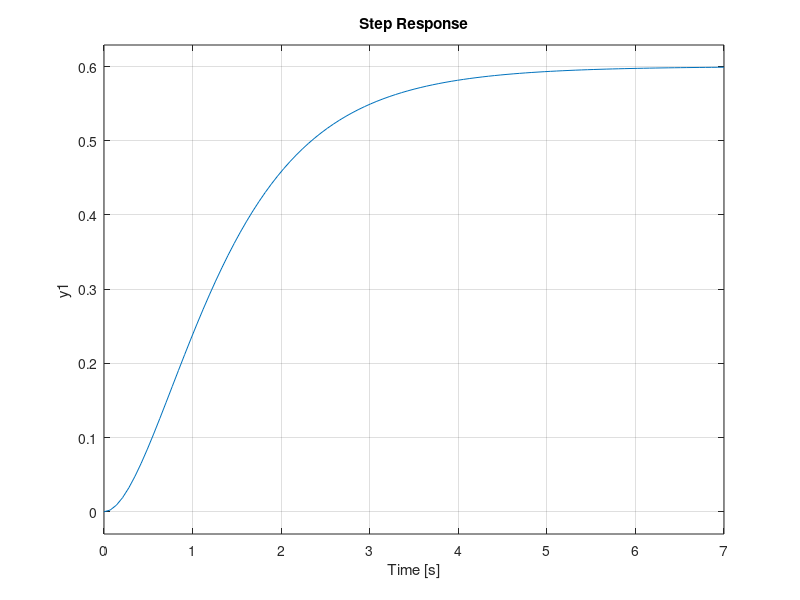
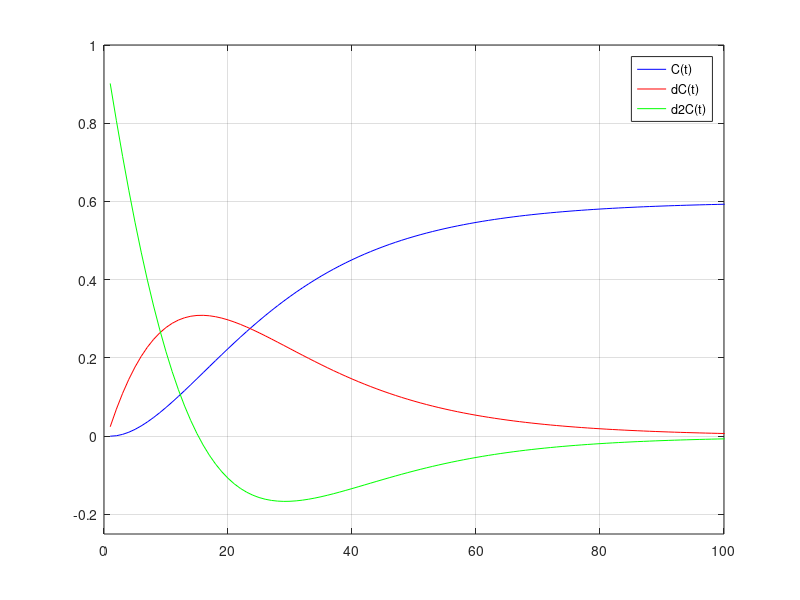
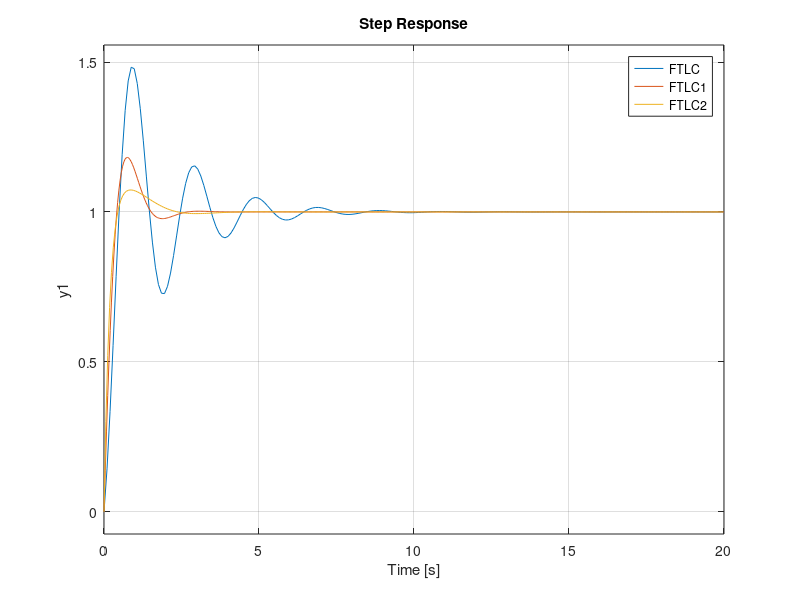

The MATLAB script that drew these images, in order: (Note: this script raises an error after producing the figures.)
% Sintonización de Controladores 27/05

%% Método 1: Curva de Reacción del Proceso

clc

num = [1 3];
den = [1 5 9 5];
Gp = tf(num, den)
H = 1    % para calcular el punto de inflexion

figure(1)
step(Gp*H)

dt = 0.05;
t = 0:dt:8;
C = step(Gp,t);
dC = diff(C)/dt;    % derivada
d2C = diff(dC)/dt;  % derivada segunda

[m,p] = max(dC)
tpi = t(p)          % tiempo de punto de inflexion, se da en el 0.75
Cpi = C(p)          % se da en el 0.1625

L = 0.2241;
T = 1.9418;
kp = 1.2*T/L;
Ti = 2*L
Td = 0.5*L;
ki = kp/Ti;
kd = kp*Td;

Gc = tf([kd kp ki], [1 0])
FTLC = feedback(Gc*Gp, H)

% Mejoramos los parametros (1)
kp1 = 1.5*kp;
kd1 = 3*kd;
ki1 = ki;
Gc = tf([kd1 kp1 ki1], [1 0])
FTLC1 = feedback(Gc*Gp, H)

% Mejoramos los parametros (2)
kp2 = 1.5*kp;
kd2 = 5*kd;
ki2 = ki;
Gc = tf([kd2 kp2 ki2], [1 0])
FTLC2 = feedback(Gc*Gp, H)

figure(2)
plot(C, "b")
hold on
plot(dC, "r")
plot(d2C, "g")
legend('C(t)', 'dC(t)', 'd2C(t)')
axis([0 100 -0.25 1])
grid

figure(3)
step(FTLC, FTLC1, FTLC2)

%% Metodo 2: Método de la última ganancia

p1 = 0;
p2 = -1;
p3 = -2;
z = '';
k = 1;
p = [p1, p2, p3];
[num, den] = zp2tf(z,p,k)
Gp = tf(num, den)
H = 1
FTLA = Gp*H
figure(1)
rlocus(FTLA)
axis([-3 2 -4 4])
